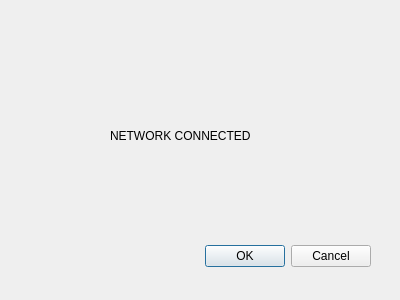
<?xml version="1.0" encoding="UTF-8"?>
<ui version="4.0">
 <class>connection_Dialog</class>
 <widget class="QDialog" name="connection_Dialog">
  <property name="geometry">
   <rect>
    <x>0</x>
    <y>0</y>
    <width>400</width>
    <height>300</height>
   </rect>
  </property>
  <property name="windowTitle">
   <string>Dialog</string>
  </property>
  <widget class="QDialogButtonBox" name="buttonBox">
   <property name="geometry">
    <rect>
     <x>30</x>
     <y>240</y>
     <width>341</width>
     <height>32</height>
    </rect>
   </property>
   <property name="orientation">
    <enum>Qt::Horizontal</enum>
   </property>
   <property name="standardButtons">
    <set>QDialogButtonBox::Cancel|QDialogButtonBox::Ok</set>
   </property>
  </widget>
  <widget class="QLabel" name="label">
   <property name="geometry">
    <rect>
     <x>110</x>
     <y>110</y>
     <width>171</width>
     <height>51</height>
    </rect>
   </property>
   <property name="text">
    <string>NETWORK CONNECTED</string>
   </property>
  </widget>
 </widget>
 <resources/>
 <connections>
  <connection>
   <sender>buttonBox</sender>
   <signal>accepted()</signal>
   <receiver>connection_Dialog</receiver>
   <slot>accept()</slot>
   <hints>
    <hint type="sourcelabel">
     <x>248</x>
     <y>254</y>
    </hint>
    <hint type="destinationlabel">
     <x>157</x>
     <y>274</y>
    </hint>
   </hints>
  </connection>
  <connection>
   <sender>buttonBox</sender>
   <signal>rejected()</signal>
   <receiver>connection_Dialog</receiver>
   <slot>reject()</slot>
   <hints>
    <hint type="sourcelabel">
     <x>316</x>
     <y>260</y>
    </hint>
    <hint type="destinationlabel">
     <x>286</x>
     <y>274</y>
    </hint>
   </hints>
  </connection>
 </connections>
</ui>
